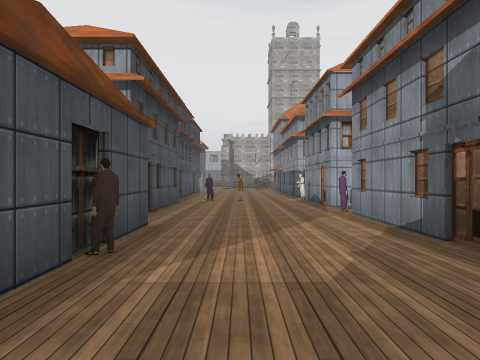
View 1 (above)

24 first-person views from a walk through a 3-D level made in the Unity game engine. The camera is 1.4 m above the floor, looks level and sees 75° across. The floor is counted in squares, 2 m on a side. Each view is taken from the middle of a square. On the plan, view 1 faces up. The plan holds only what a view shows up to about 10 squares ahead; the rest is blank. The place goes on beyond the plan. Some surface patterns are stand-ins.

View 2
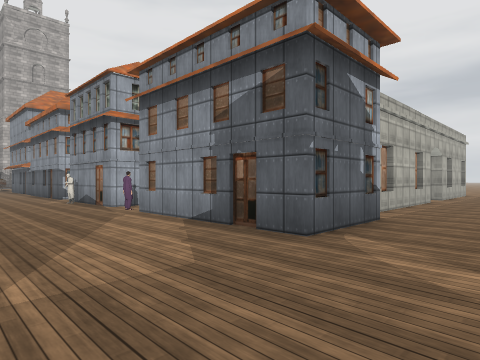

View 3
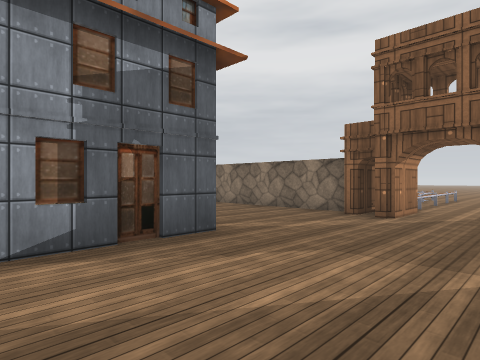

View 4
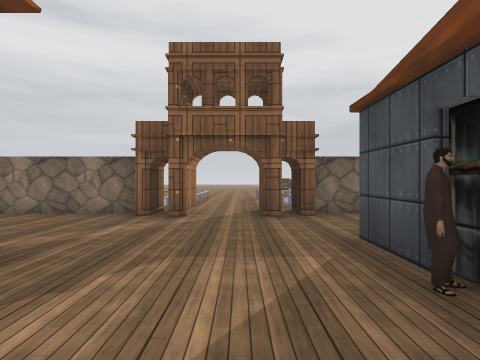

View 5
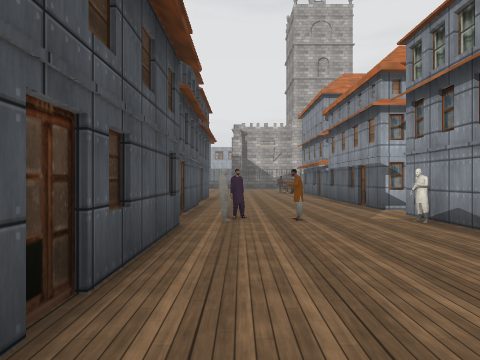

View 6
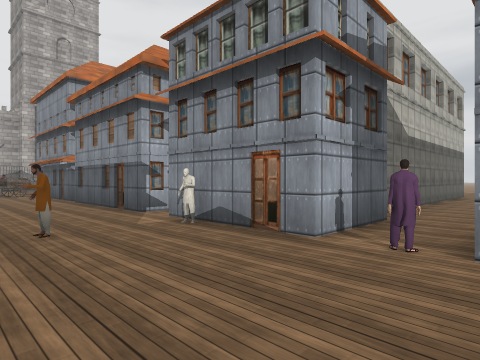

View 7
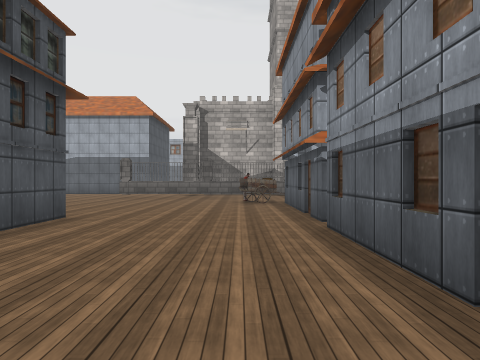

View 8
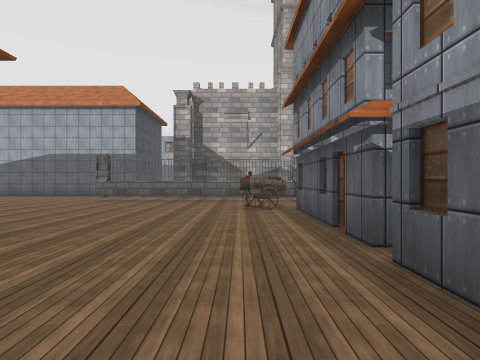

View 9
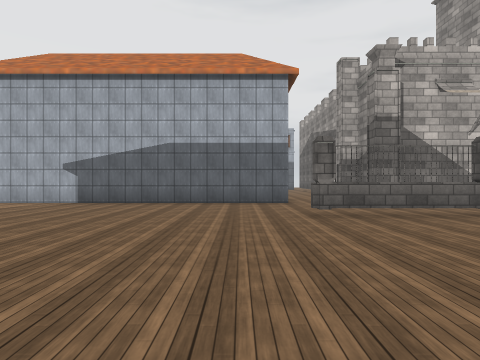

View 10
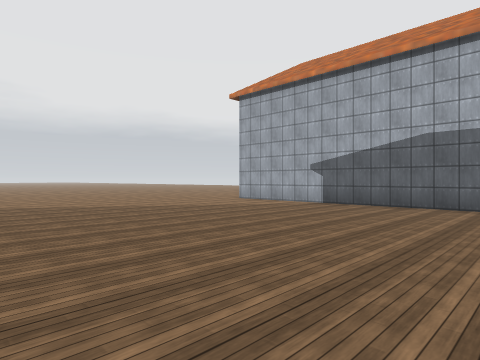

View 11
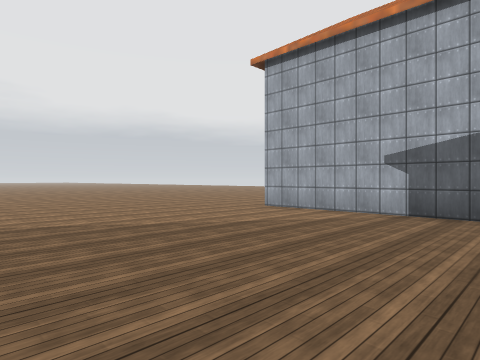

View 12
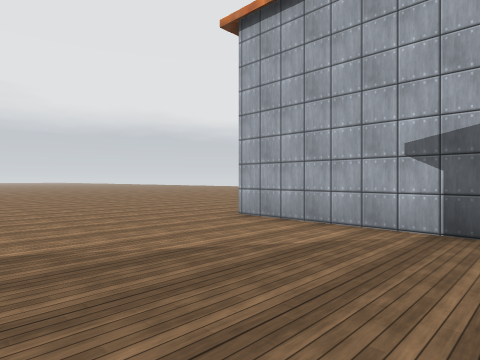

View 13
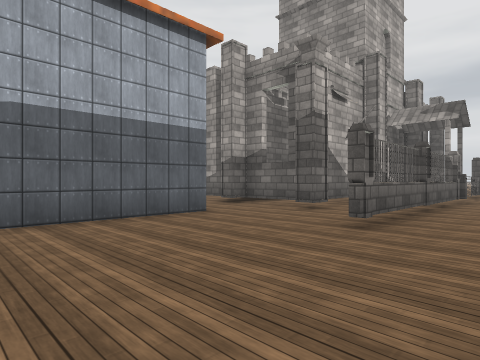

View 14
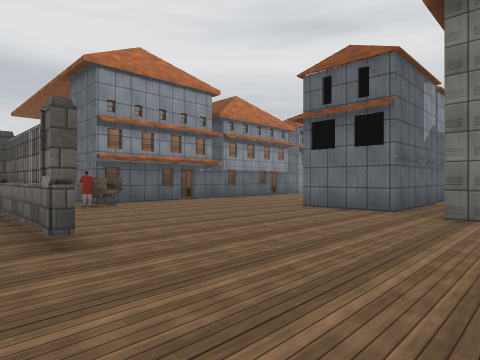

View 15
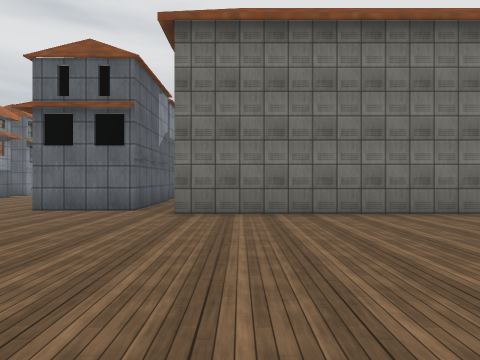

View 16
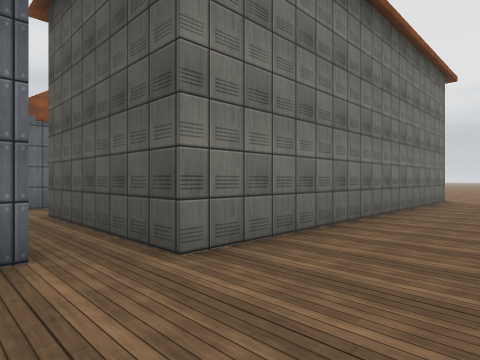

View 17
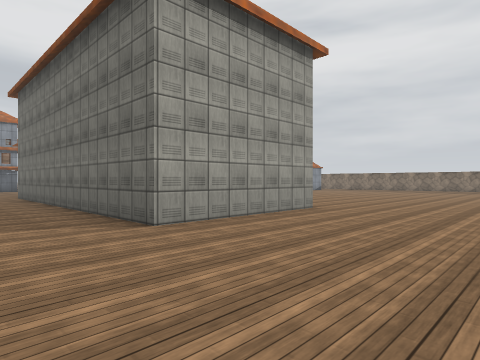

View 18
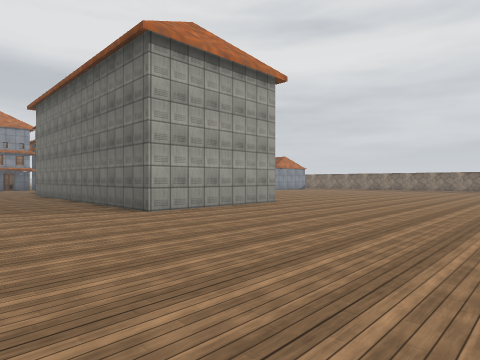

View 19
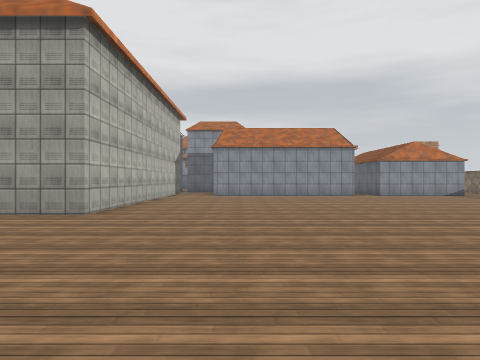

View 20
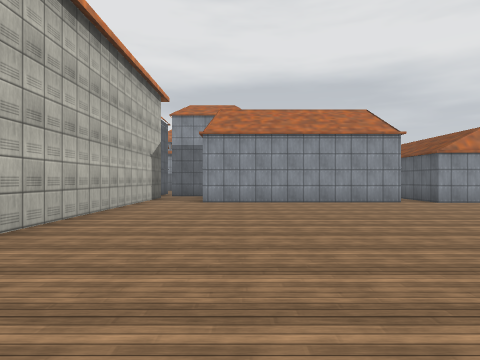

View 21
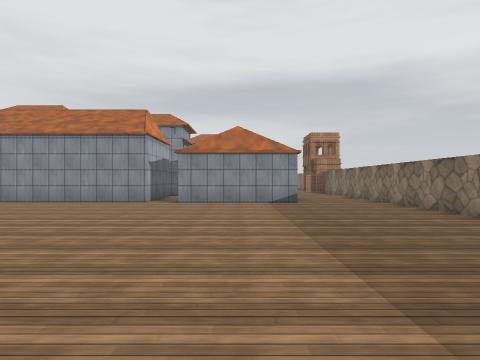

View 22
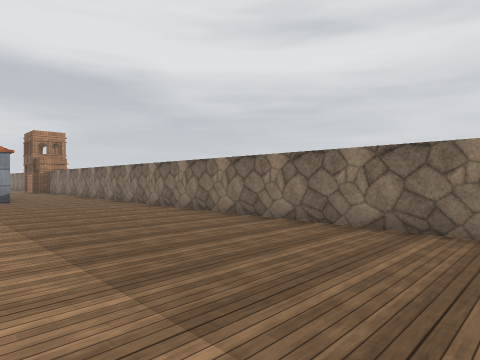

View 23
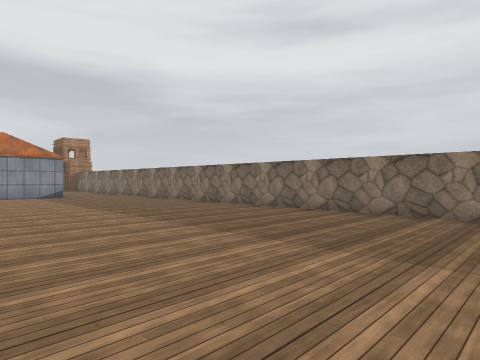

View 24
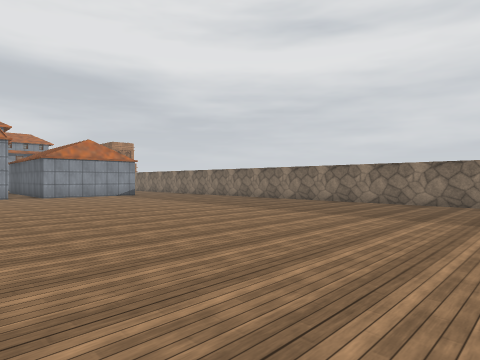

### Floor plan
Key: @ floor where view 1 was taken; # wall or solid block; . floor; = window, fence, low wall or low ledge; C cart.
Columns run from 22 left of view 1 to 11 right of it. Each row starts with its distance up from view 1.
 29      ...            .#
 28     .....##########..#
 27    ..................####
 26   ...................#..
 25   ......................
 24    ................#=###=#
 23   ........................
 22 ........................CC
 21 ........................#
 20 .........................#
 19 .........................#
 18 .......##########.##.....#
 17  ......#        #.##.....#
 16  ......#        #.##.....#
 15  ......#        #.##.....#
 14  ......##########.###....#
 13  .............. . ###....#
 12  .............###   #.....
 11 ..............#     ##...#
 10  .............#     #.#.##
  9   ............#     #....#  ######
  8 ..............#     #....##.......
  7 ..............#     #...#......
  6 ..............#     #...##
  5 ..............#     #....#
  4 ..............#     #....#
  3 ..............#     #....#  #####
  2 ..............#     #....##......
  1 ..............#     #...........
  0  ..............     ..@.....
 -1  ..............     .#.##....
 -2  ##############    ###.#######
 -3                       .==
 -4                       .=
 -5                       .=
 -6                        ==
 -7                        =

Where each view was taken, in squares from view 1:
view 1: 0 up, 0 right, facing up
view 2: 0 up, 1 left, facing up-right
view 3: 5 up, 1 left, facing down-right
view 4: 5 up, 0 right, facing down
view 5: 5 up, 1 left, facing up
view 6: 6 up, 1 left, facing up-right
view 7: 12 up, 1 right, facing up
view 8: 14 up, 1 right, facing up
view 9: 18 up, 5 left, facing up
view 10: 19 up, 5 left, facing up-left
view 11: 21 up, 8 left, facing up-left
view 12: 23 up, 9 left, facing up-left
view 13: 22 up, 8 left, facing up-right
view 14: 25 up, 7 left, facing down-right
view 15: 25 up, 7 left, facing down
view 16: 21 up, 4 left, facing down-left
view 17: 21 up, 20 left, facing down-right
view 18: 22 up, 22 left, facing down-right
view 19: 11 up, 22 left, facing right
view 20: 11 up, 18 left, facing right
view 21: 3 up, 18 left, facing right
view 22: 3 up, 20 left, facing down-right
view 23: 5 up, 22 left, facing down-right
view 24: 8 up, 22 left, facing down-right
